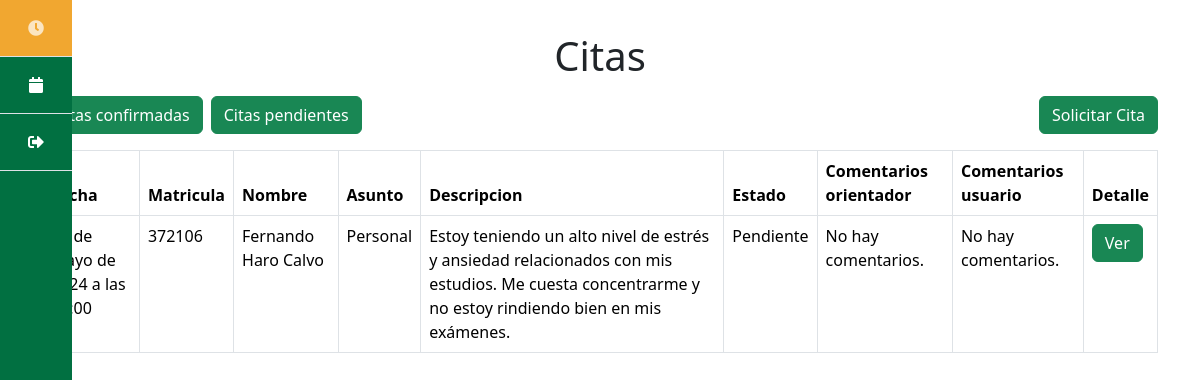
The page /citas/ (signed in) on the database as committed earlier.
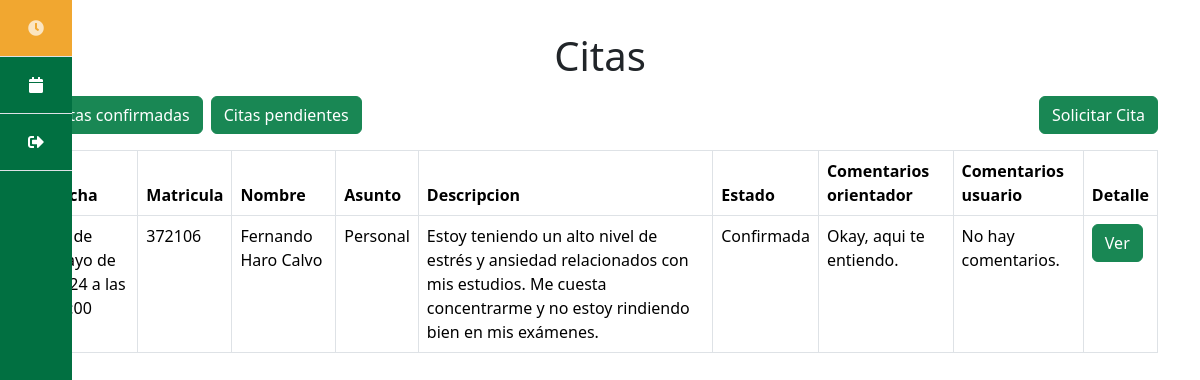
The same page on the database as committed later.
### paginas/models.py (models this page shows, shortened)
class Cita(models.Model):
    PENDIENTE = 'Pendiente'
    CONFIRMADA = 'Confirmada'
    DECLINADA = 'Declinada'
    ESTADOS_CITA = [
        (PENDIENTE, 'Pendiente'),
        (CONFIRMADA, 'Confirmada'),
        (DECLINADA, 'Declinada'),
    ]
    HOMBRE = 'Hombre'
    MUJER = 'Mujer'
    PREFIERO_NO_DECIRLO = 'Prefiero no decirlo'
    GENERO = [
        (HOMBRE, 'Hombre'),
        (MUJER, 'Mujer'),
        (PREFIERO_NO_DECIRLO, 'Prefiero no decirlo'),
    ]
    INGENIERIA_CIVIL = 'Ingenieria Civil'
    INGENIERIA_ELECTRONICA = 'Ingenieria en Electronica'
    INGENIERIA_COMPUTACION = 'Ingenieria en Computacion'
    INGENIERIA_INDUSTRIAL = 'Ingenieria Industrial'
    INGENIERIA_NANOTECNOLOGIA = 'Ingenieria en Nanatecnologia'
    INGENIERIA_SOFTWARE = 'Ingenieria en Software'
    BIOINGENIERIA = 'Bioingenieria'
    ARQUITECTURA = 'Arquitectura'
    CARRERAS = [
        (INGENIERIA_CIVIL,  'Ingenieria Civil'),
        (INGENIERIA_ELECTRONICA,  'Ingenieria en Electronica'),
        (INGENIERIA_COMPUTACION,  'Ingenieria en Computacion'),
        (INGENIERIA_INDUSTRIAL,  'Ingenieria Industrial'),
        (INGENIERIA_NANOTECNOLOGIA,  'Ingenieria en Nanotecnologia'),
        (INGENIERIA_SOFTWARE,  'Ingenieria en Software y Tecnologias Emergentes'),
        (BIOINGENIERIA,  'Bioingenieria'),
        (ARQUITECTURA,  'Arquitectura'),
    ]
    ACADEMICA = 'Academica'
    PERSONAL = 'Personal'
    VOCACIONAL = 'Vocacional'
    BAJA = 'Baja'
    PSICOLOGICA = 'Psicologica'
    ASUNTOS = [
        (ACADEMICA, 'Academica'),
        (PERSONAL, 'Personal'),
        (VOCACIONAL, 'Vocacional'),
        (BAJA, 'Baja'),
        (PSICOLOGICA, 'Psicologica'),
    ]
    PRIMERO = '1'
    SEGUNDO = '2'
    TERCERO = '3'
    CUARTO = '4'
    QUINTO = '5'
    SEXTO = '6'
    SEPTIMO = '7'
    OCTAVO = '8'
    NOVENO = '9'
    SEMESTRES = [
        (PRIMERO, '1'),
        (SEGUNDO, '2'),
        (TERCERO, '3'),
        (CUARTO, '4'),
        (QUINTO, '5'),
        (SEXTO, '6'),
        (SEPTIMO, '7'),
        (OCTAVO, '8'),
        (NOVENO, '9'),
    ]
    matricula = models.CharField(max_length=8)
    apellido_paterno = models.CharField(max_length=20)
    apellido_materno = models.CharField(max_length=20)
    nombre = models.CharField(max_length=40)
    descripcion = models.TextField(max_length=200)
    fecha = models.DateTimeField()
    semestre = models.CharField(
        max_length=2,
        choices=SEMESTRES,
        default=PRIMERO
    )
    comentarios_orientador = models.TextField(
        max_length=200,
        default="No hay comentarios."
    )
    comentarios_usuario = models.TextField(
        max_length=200,
        default="No hay comentarios."
    )
    sexo = models.CharField(
        max_length=20,
        choices=GENERO,
        default=PREFIERO_NO_DECIRLO,
    )
    estado = models.CharField(
        max_length=11,
        choices=ESTADOS_CITA,
        default=PENDIENTE,
    )
    carrera = models.CharField(
        max_length=50,
        choices=CARRERAS,
        default=INGENIERIA_SOFTWARE
    )
    asunto = models.CharField(
        max_length=50,
        choices=ASUNTOS,
        default=ACADEMICA
    )
    solicitada = models.DateTimeField(auto_now_add=True)
    user = models.ForeignKey(User, on_delete=models.CASCADE)

### paginas/views.py (the view)
# urls.py: path('citas/', views.citas, name = 'citas'),
def citas(request):
    if request.user.is_staff:
        citas = Cita.objects.all().order_by('-fecha')  # VISTA DEL ORIENTADOR
    else:
        citas = Cita.objects.filter(user=request.user).order_by(
            '-fecha')  # VISTA DEL USUARIO
    return render(request, 'citas.html', {
        'citas': citas
    })

### paginas/templates/citas.html
{% extends 'base.html' %} {% block content %}
<h1 class="text-center mt-3 mb-3">Citas</h1>
<div class="d-flex mb-3 justify-content-between">
  <div class="d-flex gap-2">
      <a href="/citas_confirmadas" class="btn btn-success">Citas confirmadas</a>
      <a href="/citas_pendientes" class="btn btn-success">Citas pendientes</a>
  </div>
  <div>
    <a href="/citas/crear" class="btn btn-success">Solicitar Cita</a>
  </div>
</div>
<table class="table table-bordered">
    <thead>
        <tr>
            <th scope="col">Fecha</th>
            <th scope="col">Matricula</th>
            <th scope="col">Nombre</th>
            <th scope="col">Asunto</th>
            <th scope="col">Descripcion</th>
            <th scope="col">Estado</th>
            <th scope="col">Comentarios orientador</th>
            <th scope="col">Comentarios usuario</th>
            {% if user.is_staff %}
            <th scope="col">Acciones</th>
            {% else %}
            <th scope="col">Detalle</th>
            {% endif %}
        </tr>
    </thead>
    <tbody>
        {% for cita in citas %}
        <tr>
            <td>{{ cita.fecha }}</td>
            <td>{{ cita.matricula }}</td>
            <td>
                {{ cita.nombre }} {{cita.apellido_paterno}}
                {{cita.apellido_materno}}
            </td>
            <td>{{ cita.asunto }}</td>
            <td>{{ cita.descripcion }}</td>
            <td>{{ cita.estado }}</td>
            <td>{{ cita.comentarios_orientador }}</td>
            <td>{{ cita.comentarios_usuario }}</td>
            {% if user.is_staff %}
            <td>
                <a href="/citas/{{ cita.id }}" class="btn btn-success"
                    >Editar
                </a>
            </td>
            {% else %}
            <td>
                <a href="/citas/{{ cita.id }}" class="btn btn-success">Ver </a>
            </td>
            {% endif %} {% endfor %}
        </tr>
    </tbody>
</table>
{% endblock %}

Rows that differ between the two databases and show on the page:
changed Cita "Fernando": estado "Pendiente" → "Confirmada"; comentarios_orientador "No hay comentarios." → "Okay, aqui te entiendo."
